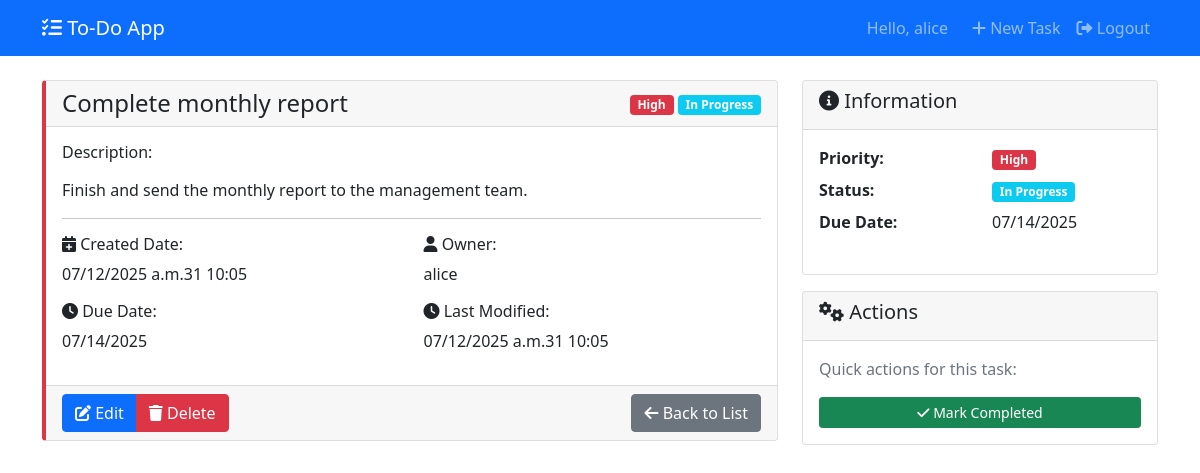
The app's page /task/1/ (signed in) with its own data.
### tasks/models.py (models this page shows, shortened)
class Task(models.Model):
    PRIORITY_CHOICES = [
        ('low', 'Low'),
        ('normal', 'Normal'),
        ('high', 'High'),
    ]
    STATUS_CHOICES = [
        ('todo', 'To Do'),
        ('in_progress', 'In Progress'),
        ('completed', 'Completed'),
    ]
    user = models.ForeignKey(
        User,
        on_delete=models.CASCADE,
        verbose_name="User",
        help_text="Task owner"
    )
    title = models.CharField(
        max_length=255,
        verbose_name="Title",
        help_text="Task title"
    )
    description = models.TextField(
        blank=True,
        null=True,
        verbose_name="Description",
        help_text="Detailed task description (optional)"
    )
    priority = models.CharField(
        max_length=10,
        choices=PRIORITY_CHOICES,
        default='normal',
        verbose_name="Priority",
        help_text="Task priority level"
    )
    due_date = models.DateField(
        blank=True,
        null=True,
        verbose_name="Due Date",
        help_text="Task deadline (optional)"
    )
    status = models.CharField(
        max_length=15,
        choices=STATUS_CHOICES,
        default='todo',
        verbose_name="Status",
        help_text="Task progress status"
    )
    created_date = models.DateTimeField(
        auto_now_add=True,
        verbose_name="Created Date"
    )
    modified_date = models.DateTimeField(
        auto_now=True,
        verbose_name="Modified Date"
    )
    class Meta:
        verbose_name = "Task"
        verbose_name_plural = "Tasks"
        ordering = ['-created_date']

### tasks/views.py (the view)
# urls.py: path('task/<int:pk>/', views.TaskDetailView.as_view(), name='task_detail'),
class TaskDetailView(LoginRequiredMixin, DetailView):
    model = Task
    template_name = 'tasks/task_detail.html'
    context_object_name = 'task'
    login_url = reverse_lazy('login')
    def get_queryset(self):
        return Task.objects.filter(user=self.request.user)

### templates/tasks/task_detail.html (shortened to what this page needs)
{% extends 'base.html' %}
{% block content %}
<div class="row">
    <div class="col-md-8">
        <div class="card priority-{{ task.priority }}">
            <div class="card-header d-flex justify-content-between align-items-center">
                <h4 class="mb-0 {% if task.status == 'completed' %}status-completed{% endif %}">
                    {{ task.title }}
                </h4>
                <div>
                    <span class="badge bg-{% if task.priority == 'high' %}danger{% elif task.priority == 'normal' %}warning{% else %}success{% endif %}">
                        {{ task.get_priority_display }}
                    </span>
                    <span class="badge bg-{% if task.status == 'completed' %}success{% elif task.status == 'in_progress' %}info{% else %}secondary{% endif %}">
                        {{ task.get_status_display }}
                    </span>
                </div>
            </div>
            <div class="card-body {% if task.status == 'completed' %}status-completed{% endif %}">
                {% if task.description %}
                    <h6>Description:</h6>
                    <p class="card-text">{{ task.description|linebreaks }}</p>
                {% else %}
                    <p class="text-muted"><em>No description provided</em></p>
                {% endif %}
                <hr>
                <div class="row">
                    <div class="col-md-6">
                        <h6><i class="fas fa-calendar-plus"></i> Created Date:</h6>
                        <p>{{ task.created_date|date:"m/d/Y at H:i" }}</p>
                        {% if task.due_date %}
                            <h6><i class="fas fa-clock"></i> Due Date:</h6>
                            <p class="{% if task.due_date < today and task.status != 'completed' %}text-danger{% endif %}">
                                {{ task.due_date|date:"m/d/Y" }}
                            </p>
                        {% endif %}
                    </div>
                    <div class="col-md-6">
                        <h6><i class="fas fa-user"></i> Owner:</h6>
                        <p>{{ task.user.username }}</p>
                        <h6><i class="fas fa-clock"></i> Last Modified:</h6>
                        <p>{{ task.modified_date|date:"m/d/Y at H:i" }}</p>
                    </div>
                </div>
            </div>
            <div class="card-footer">
                <div class="btn-group">
                    <a href="{% url 'task_update' task.pk %}" class="btn btn-primary">
                        <i class="fas fa-edit"></i> Edit
                    </a>
                    <a href="{% url 'task_delete' task.pk %}" class="btn btn-danger">
                        <i class="fas fa-trash"></i> Delete
                    </a>
                </div>
                <a href="{% url 'task_list' %}" class="btn btn-secondary float-end">
                    <i class="fas fa-arrow-left"></i> Back to List
                </a>
            </div>
        </div>
    </div>
    <div class="col-md-4">
        <div class="card">
            <div class="card-header">
                <h5><i class="fas fa-info-circle"></i> Information</h5>
            </div>
            <div class="card-body">
                <dl class="row">
                    <dt class="col-sm-6">Priority:</dt>
                    <dd class="col-sm-6">
                        <span class="badge bg-{% if task.priority == 'high' %}danger{% elif task.priority == 'normal' %}warning{% else %}success{% endif %}">
                            {{ task.get_priority_display }}
                        </span>
                    </dd>
                    <dt class="col-sm-6">Status:</dt>
                    <dd class="col-sm-6">
                        <span class="badge bg-{% if task.status == 'completed' %}success{% elif task.status == 'in_progress' %}info{% else %}secondary{% endif %}">
                            {{ task.get_status_display }}
                        </span>
                    </dd>
                    {% if task.due_date %}
                        <dt class="col-sm-6">Due Date:</dt>
                        <dd class="col-sm-6">{{ task.due_date|date:"m/d/Y" }}</dd>
                    {% endif %}
                </dl>
            </div>
        </div>
        <div class="card mt-3">
            <div class="card-header">
                <h5><i class="fas fa-cogs"></i> Actions</h5>
            </div>
            <div class="card-body">
                {% if task.status != 'completed' %}
                    <p class="text-muted">Quick actions for this task:</p>
                    <a href="{% url 'task_update' task.pk %}" class="btn btn-success btn-sm w-100">
                        <i class="fas fa-check"></i> Mark Completed
                    </a>
                {% else %}
                    <p class="text-success">
                        <i class="fas fa-check-circle"></i> Task completed!
                    </p>
                {% endif %}
            </div>
        </div>
    </div>
</div>
{% endblock %}

### templates/base.html (shortened to what this page needs)
<!DOCTYPE html>
<html lang="en">
<head>
    <link href="https://cdn.jsdelivr.net/npm/bootstrap@5.1.3/dist/css/bootstrap.min.css" rel="stylesheet">
    <link href="https://cdnjs.cloudflare.com/ajax/libs/font-awesome/6.0.0/css/all.min.css" rel="stylesheet">
</head>
<body>
    <nav class="navbar navbar-expand-lg navbar-dark bg-primary">
        <div class="container">
            <a class="navbar-brand" href="{% url 'task_list' %}">
                <i class="fas fa-tasks"></i> To-Do App
            </a>
            {% if user.is_authenticated %}
                <div class="navbar-nav ms-auto">
                    <span class="navbar-text me-3">
                        Hello, {{ user.username }}
                    </span>
                    <a class="nav-link" href="{% url 'task_create' %}">
                        <i class="fas fa-plus"></i> New Task
                    </a>
                    <a class="nav-link" href="{% url 'logout' %}">
                        <i class="fas fa-sign-out-alt"></i> Logout
                    </a>
                </div>
            {% endif %}
        </div>
    </nav>
    <div class="container mt-4">
        {% block content %}
        {% endblock %}
    </div>
</body>
</html>

### templates/base.html (style rules this page uses)
.priority-high { border-left: 4px solid #dc3545; }

### records on screen
Task: title "Complete monthly report", priority "High", status "In Progress", description "Finish and send the monthly report to the management team.", created_date "07/12/2025 a.m.31 10:05", due_date "07/14/2025", user.username "alice", modified_date "07/12/2025 a.m.31 10:05"

### other values on screen
{{ user.username }} "alice"
